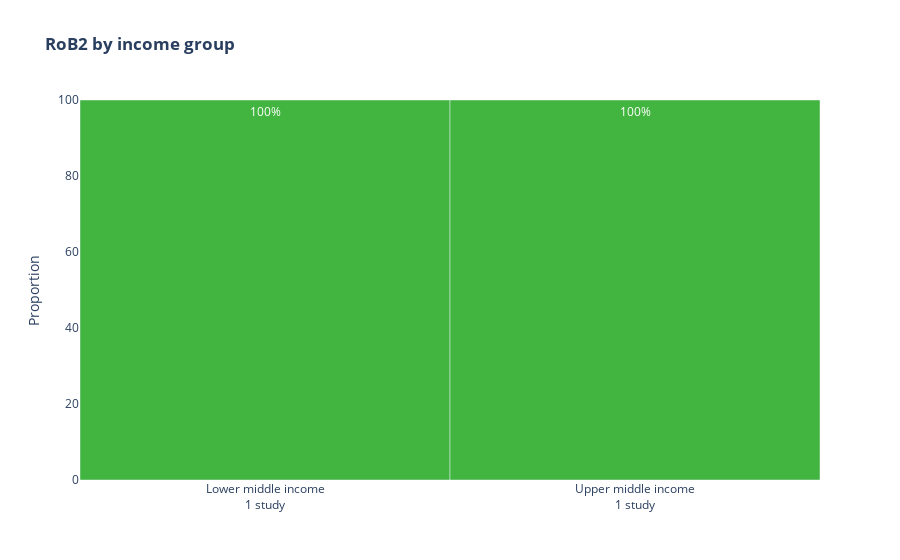

Notebook cell for this chart:
### Markdown cell above
The bar chart below visualizes the "Risk of Bias 2 (RoB2)" categorization by different income groups

### Code cell
import plotly.graph_objects as go
import numpy as np

# Extract labels and widths from the 'Income_group' column in the DataFrame df_rob2
labels = list(df_rob2.Income_group.value_counts().index)
widths = df_rob2.Income_group.value_counts().to_numpy()

# Calculate normalized percentages of 'Overall_judgement' values for each 'Income_group'
data = df_rob2.drop(
    ['First_author', 'Year_of_publication'],
    axis=1
).groupby('Income_group')['Overall_judgement'].value_counts(normalize=True).mul(100).round(1).unstack().reindex(labels)[
    ['Low']
].to_dict(orient='list')

# Define a nontransparent color for the plot
colors = ['rgb(66, 181, 64)']


figs1b = go.Figure()
# Iterate through the keys (income groups) in the 'data' dictionary
for key in data:
    # Add a bar trace to the figure for each income group
    figs1b.add_trace(go.Bar(
        name=key,  # Set the trace name to the current income group
        y=data[key],  # Set the heights of the bars using the data for the current income group
        x=np.cumsum(widths) - widths,  # Set the x-coordinates for the bars
        width=widths,  # Set the widths of the bars
        offset=0,  # Set the offset of the bars
        customdata=np.transpose([labels, widths * data[key]]),  # Set custom data for hover information
        texttemplate="%{y:.0f}%",  # Set the text format for the bar labels
        textposition="inside",  # Set the position of the bar labels
        textangle=0,  # Set the angle of the bar labels
        textfont_color="white",  # Set the color of the bar labels
        hovertemplate="<br>".join([  # Set the hover tooltip template
            "label: %{customdata[0]}",  # Display the label (income group)
            "width: %{width}",  # Display the width of the bar
            "height: %{y}",  # Display the height of the bar
            "area: %{customdata[1]}",  # Display the calculated area
        ]),
        marker_color=colors * 2  # Set the color of the bars
    ))




# Update the x-axis properties of the figure
figs1b.update_xaxes(
    tickvals=np.cumsum(widths) - widths / 2,  # Set tick positions at the center of each bar group
    ticktext=["%s<br>%d study" % (l, w) for l, w in zip(labels, widths)]  # Set tick labels with income group and study count
)

# Axis properties
figs1b.update_xaxes(range=[0, widths.sum()])
figs1b.update_yaxes(range=[0, 100], title_text="Proportion")

figs1b.update_layout(
    title_text="<b>RoB2 by income group</b>",  # Set the title of the plot (bold text)
    barmode="stack",  # Set the bar mode to 'stack' for stacked bars
    uniformtext=dict(mode="hide", minsize=10),  # Hide text when it's too small for uniform appearance
)

#Config plot resolution
config = {
  'toImageButtonOptions': {
    'format': 'png', # one of png, svg, jpeg, webp
    'filename': 'figs1b',
    'scale':6 # Multiply title/legend/axis/canvas sizes by this factor
  }
}

figs1b.show(config=config)

### Figure 1 — Plotly figure (JSON) as saved in the notebook; plotly's stock layout.template omitted (floating-point values rounded to 4 significant figures)
{"data": [{"customdata": [["Lower middle income", "100.0"], ["Upper middle income", "100.0"]], "hovertemplate": "label: %{customdata[0]}<br>width: %{width}<br>height: %{y}<br>area: %{customdata[1]}", "marker": {"color": ["rgb(66, 181, 64)", "rgb(66, 181, 64)"]}, "name": "Low", "offset": 0, "textangle": 0, "textfont": {"color": "white"}, "textposition": "inside", "texttemplate": "%{y:.0f}%", "type": "bar", "width": [1, 1], "x": [0, 1], "y": [100, 100]}], "layout": {"barmode": "stack", "title": {"text": "<b>RoB2 by income group</b>"}, "uniformtext": {"minsize": 10, "mode": "hide"}, "xaxis": {"range": [0, 2], "ticktext": ["Lower middle income<br>1 study", "Upper middle income<br>1 study"], "tickvals": [0.5, 1.5]}, "yaxis": {"range": [0, 100], "title": {"text": "Proportion"}}}}
